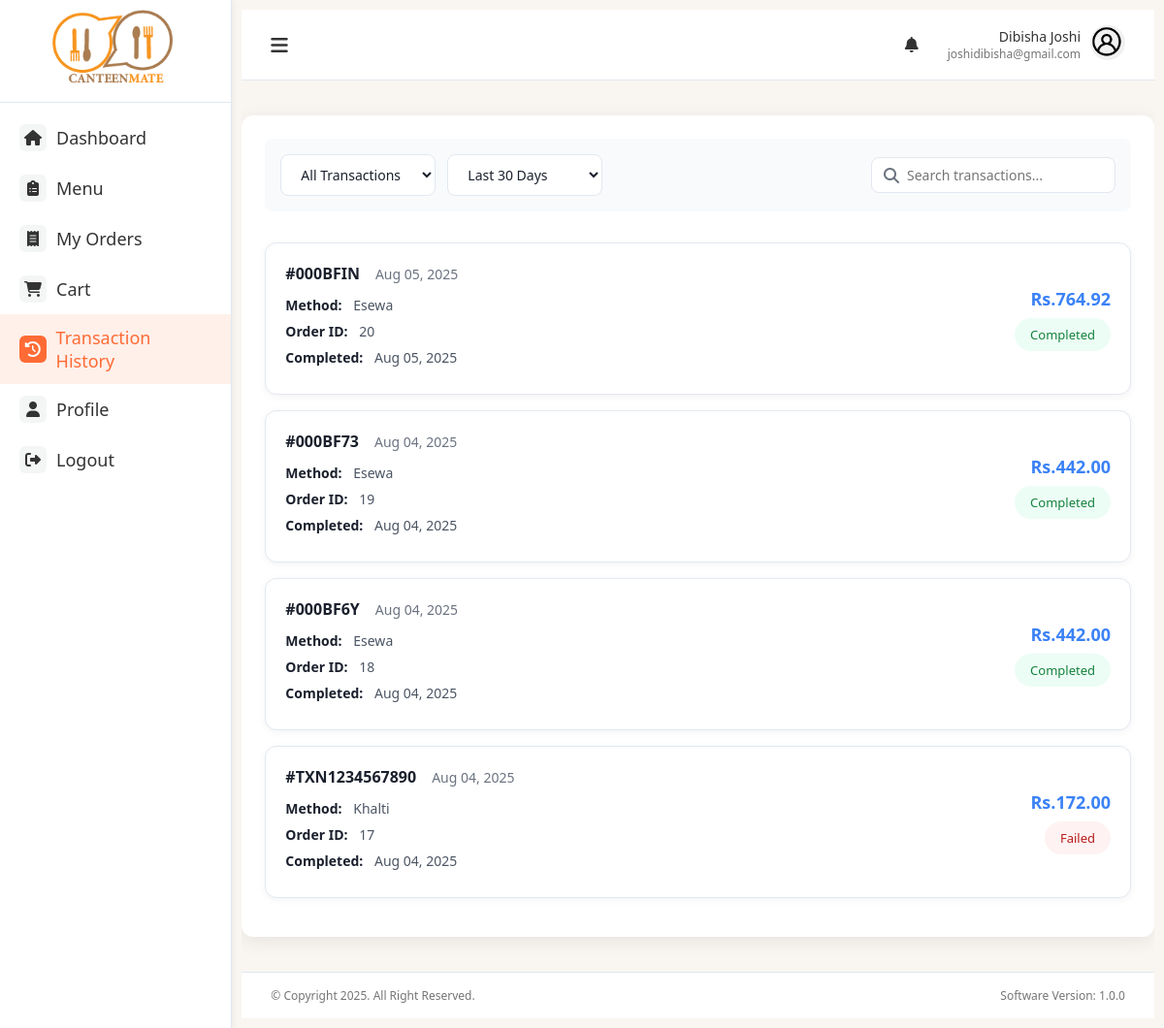
Before: /transation_history (signed in) with the older database file.
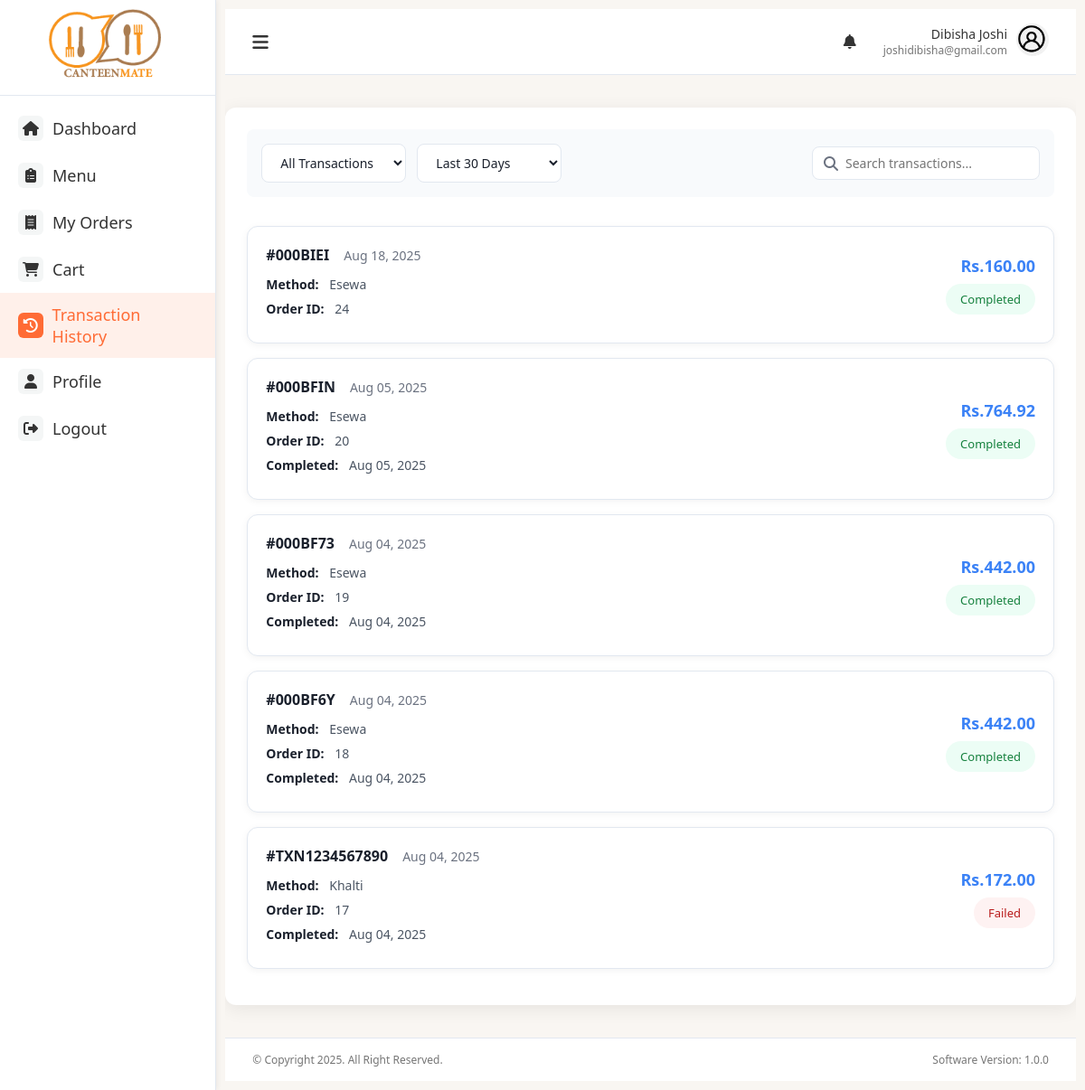
After: the same page with the newer database file.
### models.py (models this page shows, shortened)
class Payment(db.Model):
    __tablename__ = 'payments'
    id = db.Column(db.Integer, primary_key=True)
    order_id = db.Column(db.Integer, db.ForeignKey('order.id'), nullable=False)
    payment_method = db.Column(db.String(20), nullable=False)  # 'cash', 'khalti', 'esewa'
    payment_status = db.Column(db.String(20), nullable=False, default='pending')  # 'pending', 'completed', 'failed', 'refunded'
    amount = db.Column(db.Float, nullable=False)
    transaction_id = db.Column(db.String(255), nullable=True)  # Khalti/eSewa transaction ID
    gateway_response = db.Column(db.Text, nullable=True)  # JSON response from gateway
    khalti_token = db.Column(db.String(255), nullable=True)
    khalti_idx = db.Column(db.String(255), nullable=True)
    esewa_transaction_uuid = db.Column(db.String(255), nullable=True)
    esewa_product_code = db.Column(db.String(100), nullable=True)
    created_at = db.Column(db.DateTime, default=datetime.utcnow)
    completed_at = db.Column(db.DateTime, nullable=True)
    order = db.relationship('Order', backref=db.backref('payments', lazy=True))

### main.py (the view)
@app.route('/transation_history')
@login_required
def transaction():
    user_id = session['user_id']
    payments = (
        db.session.query(Payment)
        .join(Order)
        .filter(Order.user_id == user_id)
        .order_by(Payment.created_at.desc())
        .all()
    )
    return render_template(
        'transaction_history.html',
        user=User.query.get(user_id),
        payments=payments,
        active_page='transaction'
    )

### main.py (called while the page is built)
def login_required(view):
    @functools.wraps(view)
    def wrapped_view(**kwargs):
        if 'user_id' not in session:
            flash('Please log in to access this page', 'warning')
            return redirect(url_for('login'))
        return view(**kwargs)
    return wrapped_view

@app.context_processor
def inject_new_orders_count():
    count = Order.query.filter_by(status='pending').count()
    print(count)
    return dict(new_orders_count=count)

### templates/transaction_history.html (shortened to what this page needs)
{% extends "base.html" %}
{% block content %}
<div id="transactions" class="page">
    <div class="filter-row">
        <div class="filter-group">
            <select class="filter-select">
                <option>All Transactions</option>
            </select>
            <select class="filter-select">
                <option>Last 30 Days</option>
            </select>
        </div>
        <div class="search-box">
            <i class="fas fa-search"></i>
            <input type="text" placeholder="Search transactions...">
        </div>
    </div>
    {% for payment in payments %}
    <div class="transaction-card">
        <div class="transaction-main">
            <div class="transaction-header">
                <span class="transaction-id">#{{ payment.transaction_id or 'TX-' ~ payment.id }}</span>
                <span class="transaction-date">{{ payment.created_at.strftime('%b %d, %Y') }}</span>
            </div>
            <div class="txn-detail-row"><strong>Method:</strong> {{ payment.payment_method|capitalize }}</div>
            <div class="txn-detail-row"><strong>Order ID:</strong> {{ payment.order_id }}</div>
            {% if payment.completed_at %}
            <div class="txn-detail-row"><strong>Completed:</strong> {{ payment.completed_at.strftime('%b %d, %Y') }}</div>
            {% endif %}
        </div>
        <div class="transaction-side">
            <div class="transaction-amount">Rs.{{ "%.2f"|format(payment.amount) }}</div>
            <div class="transaction-status
                {% if payment.payment_status == 'completed' %}status-success
                {% elif payment.payment_status == 'failed' %}status-failed
                {% else %}status-pending{% endif %}">
                {{ payment.payment_status.capitalize() }}
            </div>
        </div>
    </div>
    {% else %}
    <p class="text-center text-gray-500">No transactions found.</p>
    {% endfor %}
</div>
{% endblock %}

Changed rows visible on the page:
added Payment: transaction "000BIEI", created_at "Aug 18, 2025", payment_method "Esewa", order_id "24", amount "160.00", payment_status "Completed"
